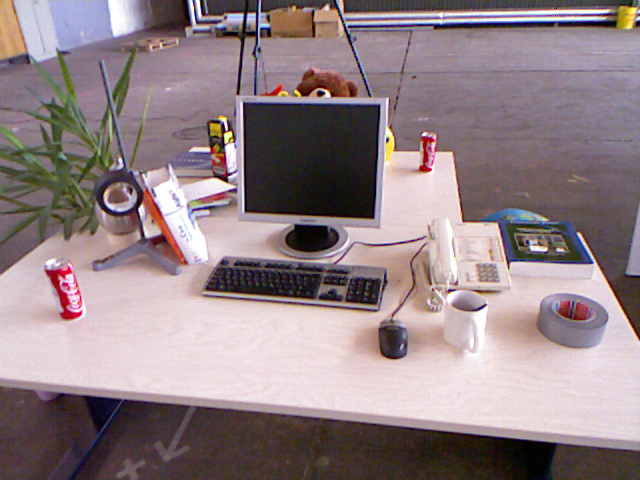
//> input picture 3_Learn-OpenCV-4-By-Building-Projects-Second-Edition/data/images/1.png, 640 x 480 px
$ ./4-5   (built with g++ and OpenCV 4)
//> lines starting //> are read from the running program, lines starting //| are printed output that depends on the picture
#include <iostream>

#include <opencv2/core/core.hpp>
#include <opencv2/highgui/highgui.hpp>
#include <opencv2/imgproc/imgproc.hpp>

int main()
{
    cv::Mat srcImg = cv::imread("data/images/1.png");
//> srcImg is the input picture: 480 rows x 640 cols, CV_8UC3; mean B, G, R 133.9, 129.9, 146.3

    if (srcImg.data == nullptr)
    {
        std::cout << "Error: Load Image Failed." << std::endl;
        exit(EXIT_FAILURE);
    }

    cv::Mat result;
    cv::Mat ycrcb;
    cv::cvtColor(srcImg, ycrcb, cv::COLOR_BGR2YCrCb);
//> ycrcb: 480 rows x 640 cols, CV_8UC3; mean of channels 0, 1, 2 135.2, 135.9, 127.3

    std::vector<cv::Mat> channels;
    cv::split(ycrcb, channels);
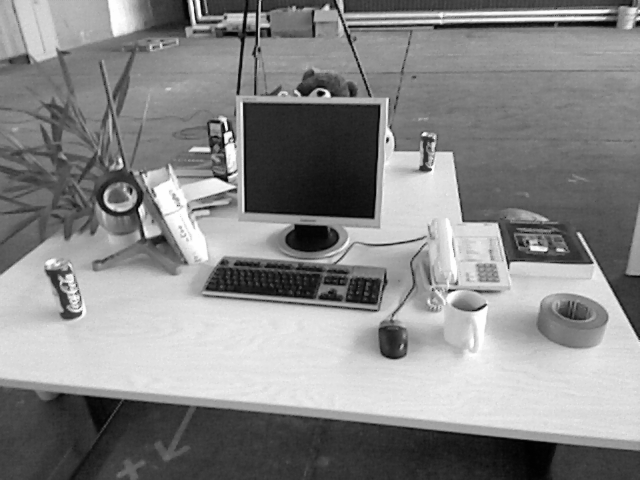
//> channels[0]: 480 rows x 640 cols, CV_8UC1; min 1, max 254, mean 135.2
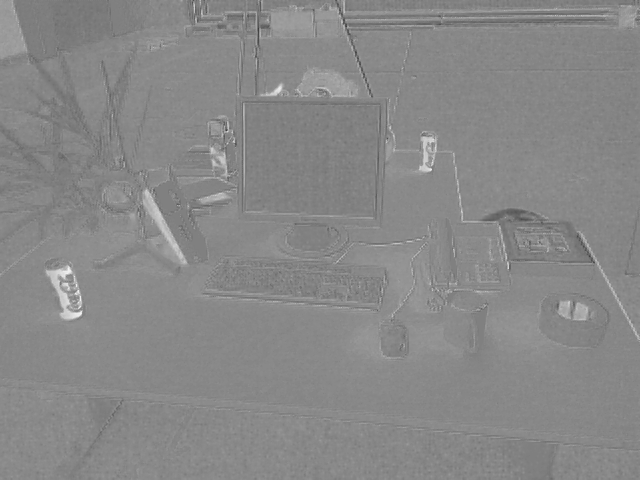
//> channels[1]: 480 rows x 640 cols, CV_8UC1; min 59, max 242, mean 135.9
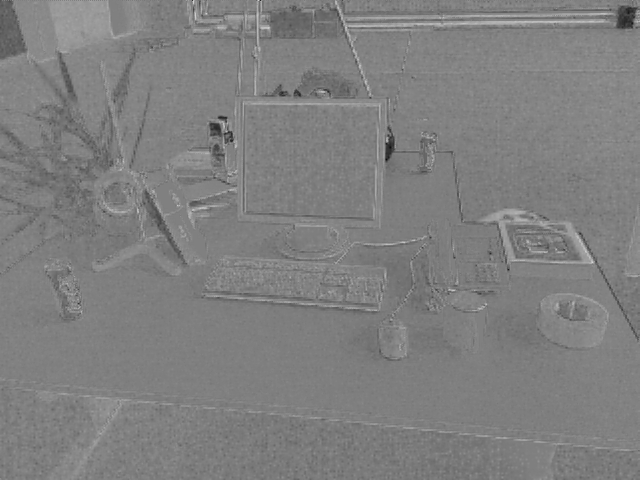
//> channels[2]: 480 rows x 640 cols, CV_8UC1; min 10, max 214, mean 127.3

    cv::equalizeHist(channels[0], channels[0]);

    cv::merge(channels, ycrcb);
//> ycrcb: 480 rows x 640 cols, CV_8UC3; mean of channels 0, 1, 2 128.2, 135.9, 127.3

    cv::cvtColor(ycrcb, result, cv::COLOR_YCrCb2BGR);

    cv::imshow("equalizeHist", result);

    cv::waitKey(0);

    return 0;
}
